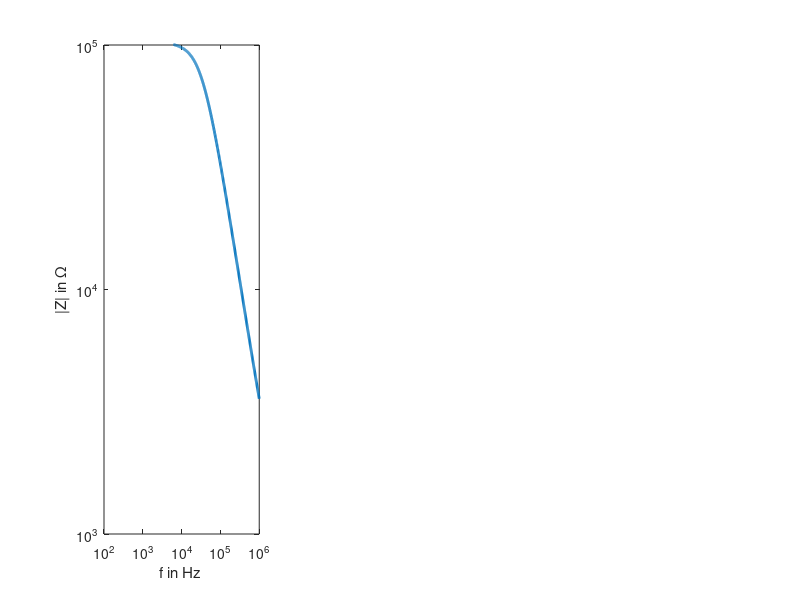

Here is the MATLAB script that generated this plot: (Note: this script raises an error after producing the figure.)
clear, clf ,clc 
lwdth=2; %linewidth for plot

C1=47e-12; %47pF  These are the values which we used in the last experiment:
C2=10e-9; %10nF
R0=1e3; %1kΩ                    
R1=100e3; %100kΩ                        
R2=10e3; %10kΩ


%                   --R1--    --R2--
%           o--R0--|      |--|      |--o
%                   --C1--    --C2--



f=logspace(2,6,1000); %create frequency sweep according to the setup specifications. Only number was increased to receive a smoother plot
Z=R0+1./(1/R1+1i*2*pi*f*C1)+1./(1/R2+1i*2*pi*f*C2); %sum of impedances according to the circuit above



subplot(1,3,1) %Bode Magnitude
plot(f,abs(Z),'LineWidth',lwdth)
set(gca, 'YScale', 'log')
set(gca, 'XScale', 'log')
ylim([1e3 1e5]) 
box on
xlabel('f in Hz ');
ylabel('|Z| in \Omega');
title('','Bode Magnitude')

subplot(1,3,2) %Bode phase plot
plot(f,-angle(Z)/pi*180,'LineWidth',lwdth)
set(gca, 'XScale', 'log')
box on
xlabel('f in Hz ');
ylabel('-phase in \circ');
ylim([0 90])
title(strcat('R0=',num2str(R0/1000),'k\Omega, R1=',num2str(R1/1000),'k\Omega, R2=',num2str(R2/1000),'k\Omega, C1=',num2str(C1*1e12),'pF, C2=',num2str(C2*1e9),'nF'),'Bode Phase'); %generate title according to inserted values. comment: this is very unflexible, however, I chose this simple approach, since we have only two capacitor and it is not planned to do this experiment whith more capacitor values. 

subplot(1,3,3) %Nyquist Plot
plot(real(Z)*1e-3,-imag(Z)*1e-3,'LineWidth',lwdth)
grid on
box on
xlabel('real(Z) in k\Omega');
ylabel('-imag(Z) in k\Omega');
title('','Nyquist Plot')


%export Figure
name=strcat('R0_',num2str(R0/1000),'kOhm_R1_',num2str(R1/1000),'kOhm_R2_',num2str(R2/1000),'kOhm_C1_',num2str(C1*1e12),'pF_C2_',num2str(C2*1e9),'nF');
fig = figure(1);
fig.Units = 'centimeters';
fig.Position(3:4) = [40 40/3];
set(findall(gcf, '-property', 'FontSize'), 'FontSize', 12)
exportgraphics(gcf, strcat(name, '.png'),'ContentType', 'vector','BackgroundColor', 'none');